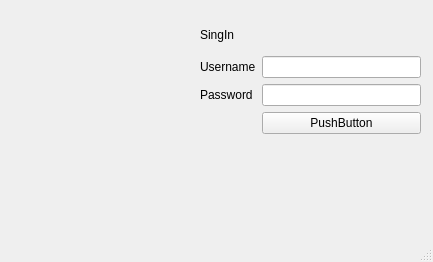
<?xml version="1.0" encoding="UTF-8"?>
<ui version="4.0">
 <class>MainWindow</class>
 <widget class="QMainWindow" name="MainWindow">
  <property name="geometry">
   <rect>
    <x>0</x>
    <y>0</y>
    <width>433</width>
    <height>262</height>
   </rect>
  </property>
  <property name="windowTitle">
   <string>MainWindow</string>
  </property>
  <widget class="QWidget" name="centralwidget">
   <widget class="QLabel" name="label_pic">
    <property name="geometry">
     <rect>
      <x>20</x>
      <y>10</y>
      <width>151</width>
      <height>161</height>
     </rect>
    </property>
    <property name="text">
     <string/>
    </property>
    <property name="pixmap">
     <pixmap>../Desktop/Screenshot from 2022-08-08 11-28-44.png</pixmap>
    </property>
   </widget>
   <widget class="QWidget" name="">
    <property name="geometry">
     <rect>
      <x>200</x>
      <y>20</y>
      <width>221</width>
      <height>114</height>
     </rect>
    </property>
    <layout class="QVBoxLayout" name="verticalLayout">
     <item>
      <widget class="QLabel" name="label_4">
       <property name="text">
        <string>SingIn</string>
       </property>
      </widget>
     </item>
     <item>
      <layout class="QFormLayout" name="formLayout">
       <item row="0" column="0">
        <widget class="QLabel" name="label">
         <property name="text">
          <string>Username</string>
         </property>
        </widget>
       </item>
       <item row="0" column="1">
        <widget class="QLineEdit" name="lineEdit"/>
       </item>
       <item row="1" column="0">
        <widget class="QLabel" name="label_3">
         <property name="text">
          <string>Password</string>
         </property>
        </widget>
       </item>
       <item row="1" column="1">
        <widget class="QLineEdit" name="lineEdit_2"/>
       </item>
       <item row="2" column="1">
        <widget class="QPushButton" name="pushButton">
         <property name="text">
          <string>PushButton</string>
         </property>
        </widget>
       </item>
       <item row="2" column="0">
        <spacer name="horizontalSpacer">
         <property name="orientation">
          <enum>Qt::Horizontal</enum>
         </property>
         <property name="sizeType">
          <enum>QSizePolicy::Preferred</enum>
         </property>
         <property name="sizeHint" stdset="0">
          <size>
           <width>40</width>
           <height>20</height>
          </size>
         </property>
        </spacer>
       </item>
      </layout>
     </item>
    </layout>
   </widget>
  </widget>
  <widget class="QMenuBar" name="menubar">
   <property name="geometry">
    <rect>
     <x>0</x>
     <y>0</y>
     <width>433</width>
     <height>22</height>
    </rect>
   </property>
  </widget>
  <widget class="QStatusBar" name="statusbar"/>
 </widget>
 <resources/>
 <connections/>
</ui>
